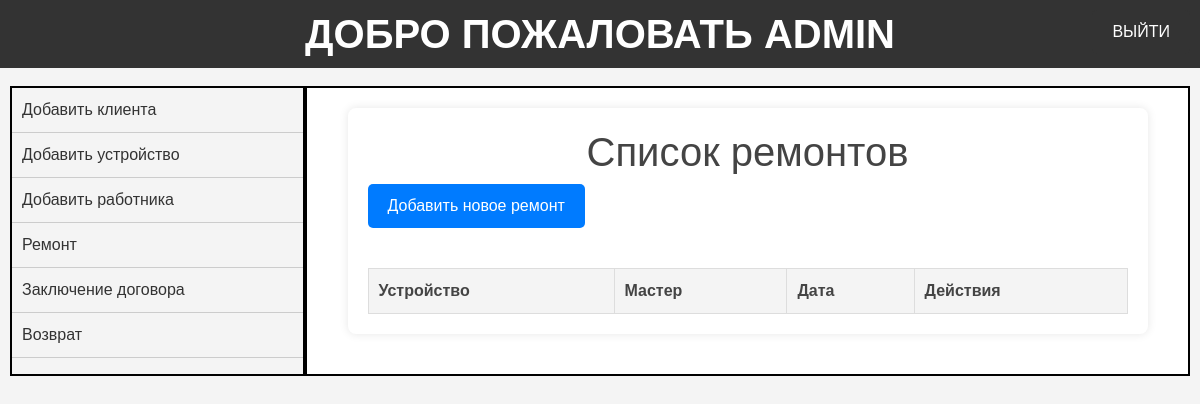
The app's page /tamirlash/ (signed in), older data.
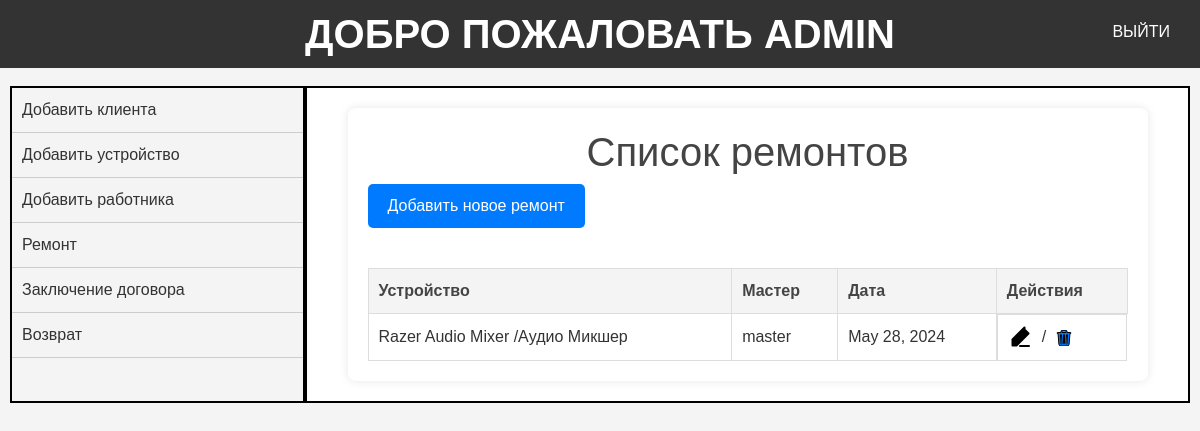
The same page, newer data.
### rental/models.py (models this page shows, shortened)
class Tamirlash(models.Model):
    sana = models.DateField(default=timezone.now)
    qurilma = models.ForeignKey(Qurilmalar, on_delete=models.CASCADE)
    user = models.ForeignKey(CustomUser, on_delete=models.CASCADE)

class Qurilmalar(models.Model):
    tur = models.ForeignKey(Turlar, on_delete=models.CASCADE)
    nomi = models.CharField(max_length=255)
    tasnif = models.CharField(max_length=255)
    rasmi = models.ImageField(default='static/img/default.jpg')
    holati = models.CharField(max_length=255)
    narxi =  models.DecimalField(max_digits=10, decimal_places=2 ,default=0)
    def __str__(self):
        return self.nomi

class CustomUser(AbstractUser):
    ism = models.CharField(max_length=255)
    familiya = models.CharField(max_length=255)
    lavozimi = models.CharField(max_length=255)
    username = models.CharField(max_length=255, unique=True)
    password = models.CharField(max_length=255)
    is_staff = models.BooleanField(default=False)
    is_active = models.BooleanField(default=True)
    def __str__(self):
        return self.username

### rental/views.py (the view)
# urls.py: path('tamirlash/', TamirlashView.as_view(), name='tamirlash'),
class TamirlashView(LoginRequiredMixin, View):
    def get(self, request):
        tamirlash = Tamirlash.objects.all()
        return render(request, 'tamirlash.html', {'tamirlash': tamirlash})

### templates/tamirlash.html (shortened to what this page needs)
{% extends 'home.html' %}
{% block content %}
<!DOCTYPE html>
<html lang="en">
<head>
</head>
<body>
    <div class="container">
        <h1>Список ремонтов</h1>
        <div class="button"><a href="{% url 'tamirlash_qosh' %}">Добавить новое ремонт</a></div>
        <div class="table-container">
            <table>
                <thead>
                    <tr>
                        <th>Устройство</th>
                        <th>Мастер</th>
                        <th>Дата</th>
                        <th>Действия</th>
                    </tr>
                </thead>
                <tbody>
                    {% for item in tamirlash %}
                    <tr>
                        <td>{{ item.qurilma }}</td>
                        <td>{{ item.user }}</td>
                        <td>{{ item.sana}}</td>
                        <td class="actions">
                            <a href="{% url 'tamirlash_edit' item.pk %}"></a>
                            /
                            <a href="{% url 'tamirlash_delete' item.pk %}"></a>
                        </td>
                    </tr>
                    {% endfor %}
                </tbody>
            </table>
        </div>
    </div>
</body>
</html>
{% endblock %}

Row changes from the older to the newer data that the page shows:
added Tamirlash: qurilma "Razer Audio Mixer /Aудио Микшер", user "master", sana "May 28, 2024"
